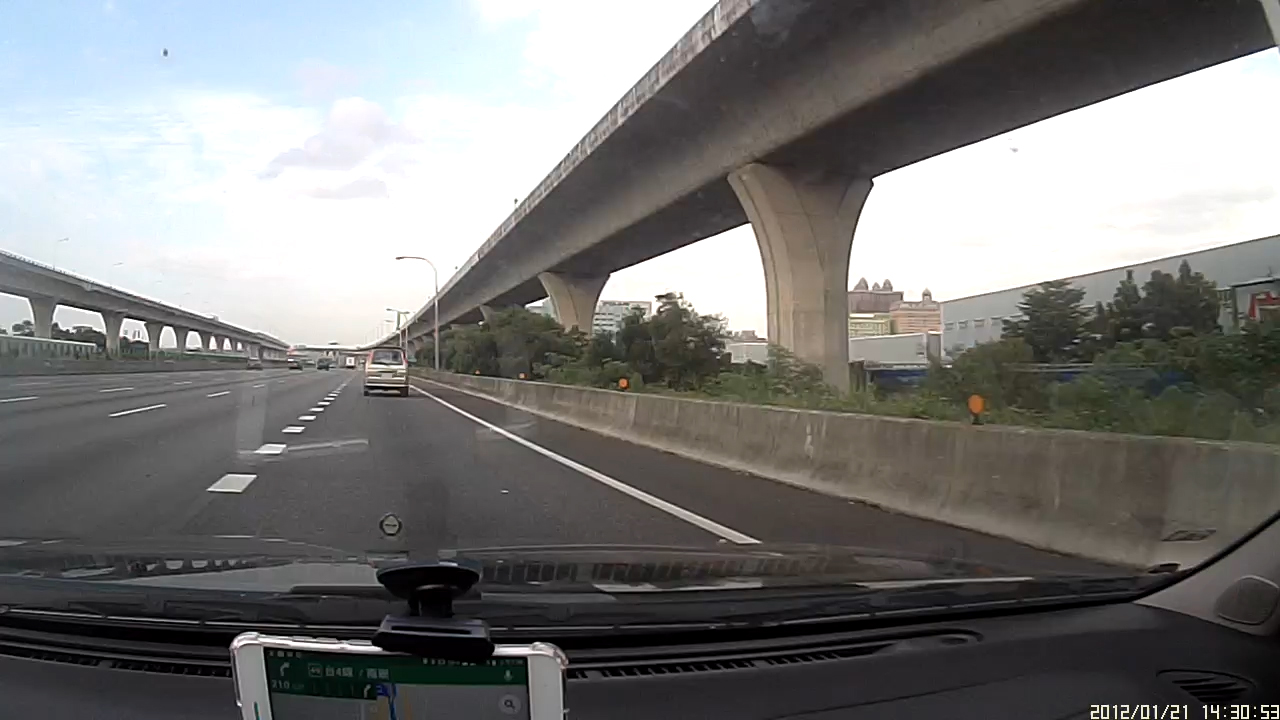
#> input picture VISION/FT700/ch11/road.jpg, 1280 x 720 px
$ python 11-6.py
#> lines starting #> are read from the running program, lines starting #| are printed output that depends on the picture; after the words box and inside, x2 and y2 are one past the last pixel; in counts of white or black regions, pixels touching at a corner belong together
### VISION/FT700/ch11/autocar_module.py
import cv2
import numpy as np

def get_edge(img):
    gray = cv2.cvtColor(img, cv2.COLOR_BGR2GRAY)    # 灰階處理
    blur = cv2.GaussianBlur(gray, (13, 13), 0)        # 高斯模糊
    canny = cv2.Canny(blur, 50, 150)                # 邊緣偵測
    return canny

def get_roi(img):
    mask = np.zeros_like(img)          # 全黑遮罩
    points = np.array([[[146, 539],     # 建立多邊形座標
                        [781, 539],
                        [515, 417],
                        [296, 397]]])
    cv2.fillPoly(mask, points, 255)    # 多邊三角形
    roi = cv2.bitwise_and(img, mask)
    return roi

def draw_lines(img, lines):                 # 建立自訂函式
    for line in lines:
        points = line.reshape(4,)       # 降成一維 shape = (4,)
        x1, y1, x2, y2 = points         # 取出直線座標
        cv2.line(img,                   # 繪製直線
                 (x1, y1), (x2, y2),
                 (0, 0, 255), 3)
    return img

# [36 lines left out: functions get_avglines, get_sublines, not called in this run]

### VISION/FT700/ch11/11-6.py
import cv2
import autocar_module as m
import numpy as np

def get_avglines(lines):
    if lines is None:                   # 如果有找到線段
        print('偵測不到直線線段')
        return None
    #-----↓先依斜率分到左組或右組↓
    lefts = []
    rights = []
    for line in lines:
        points = line.reshape(4,)
        x1, y1, x2, y2 = points
        slope, b = np.polyfit((x1, x2), (y1, y2), 1)  # y = slope*x + b
        # print(f'y = {slope} x + {b}')  #若有需要可將斜率與截距印出
        if slope > 0:   # 斜率 > 0, 右邊的直線函數
            rights.append([slope, b])  # 以 list 存入
        else:       # 斜率 < 0, 左邊的直線函數
            lefts.append([slope, b])  # 以 list 存入

    #-----↓再計算左組與右組的平圴線↓
    if rights and lefts:     # 必須同時有左右兩邊的直線函數
        right_avg = np.average(rights, axis=0)    # 取得右邊的平均直線
        left_avg = np.average(lefts, axis=0)      # 取得左邊的平均直線
        return np.array([right_avg, left_avg])
    else:
        print('無法同時偵測到左右邊緣')
        return None

def get_sublines(img, avglines):
	sublines = []					# 用於儲存線段座標
	for line in avglines:		# 一一取出所有直線函數
		slope, b = line		    # y = slope*x + b
		y1 = img.shape[0]		# 影像高度 (即影像的最底部位
		y2 = int(y1*(3/5))		# 取影像高度的 3/5 位置為線段
		x1 = int((y1 - b) / slope)	# x = (y-b/m), 取得線段 x 座標
		x2 = int((y2 - b) / slope)
		sublines.append([x1, y1, x2, y2])	# 座標存入串列中
	return np.array(sublines)		# 將串列轉為陣列回傳

#-------------------------------------------------------------#
img = cv2.imread('road.jpg')            # 讀取圖片
#> img is the input picture: shape (720, 1280, 3); mean B, G, R 121.2, 122.3, 122.5
edge = m.get_edge(img)                  # 邊緣偵測
#> in get_edge, `blur = cv2.GaussianBlur(gray, (13, 13), 0)`:
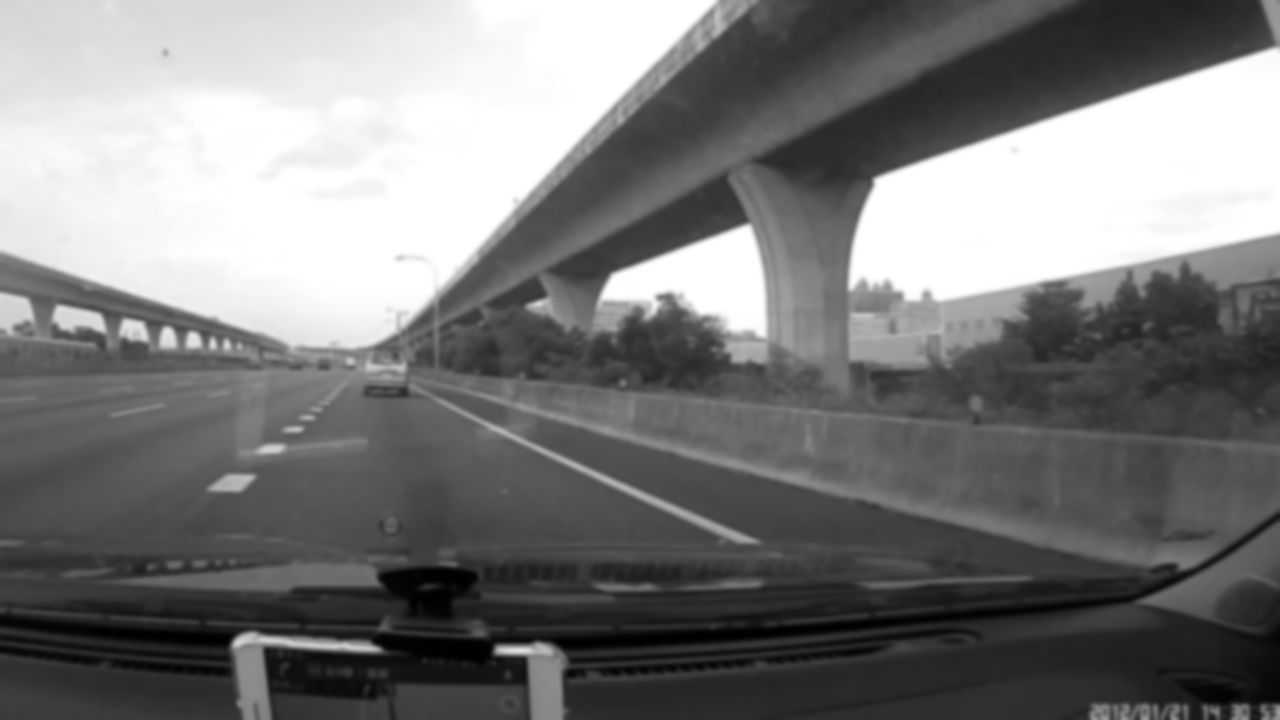
#> blur: shape (720, 1280); min 0, max 255, mean 122.3
#> in get_edge, `canny = cv2.Canny(blur, 50, 150)`:
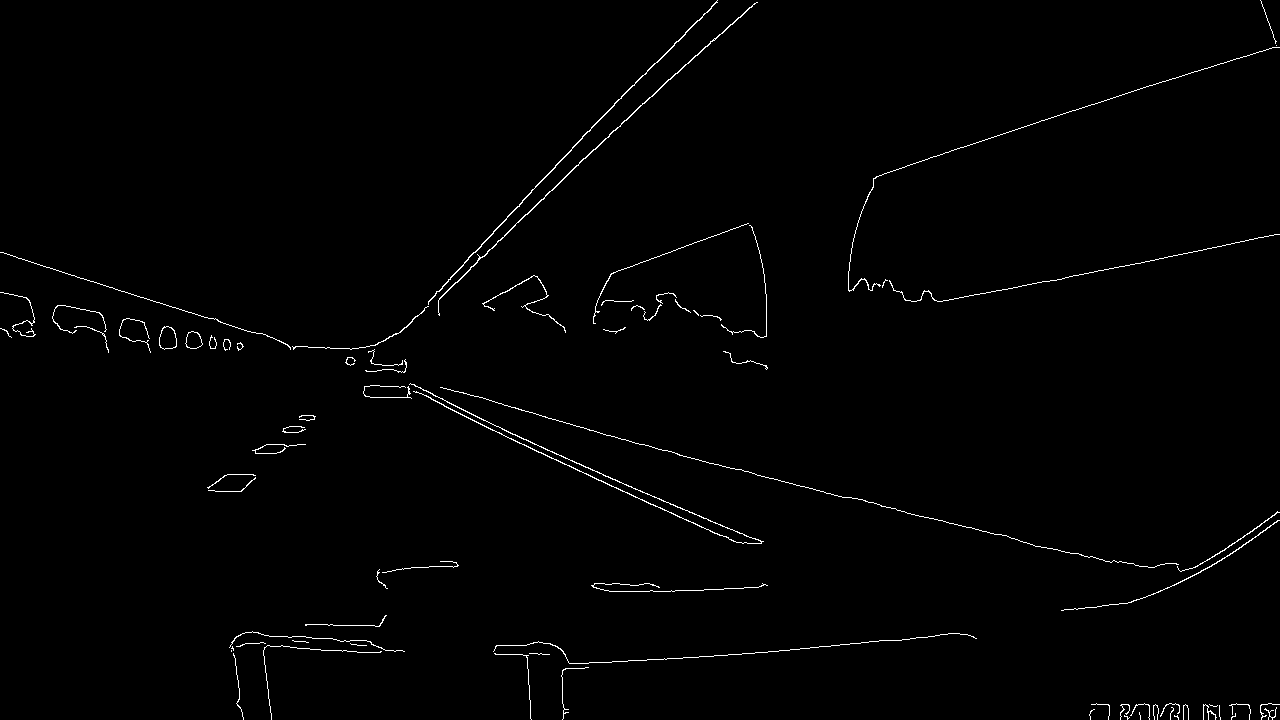
#> canny: shape (720, 1280); 1% white in thin lines or dots
roi = m.get_roi(edge)                   # 取得 ROI
#> in get_roi, `cv2.fillPoly(mask, points, 255)`: mask: shape (720, 1280); 6.1% white; 1 white region, box (x1, y1, x2, y2) and area: (146, 397, 782, 540) 56420
#> in get_roi, `roi = cv2.bitwise_and(img, mask)`:
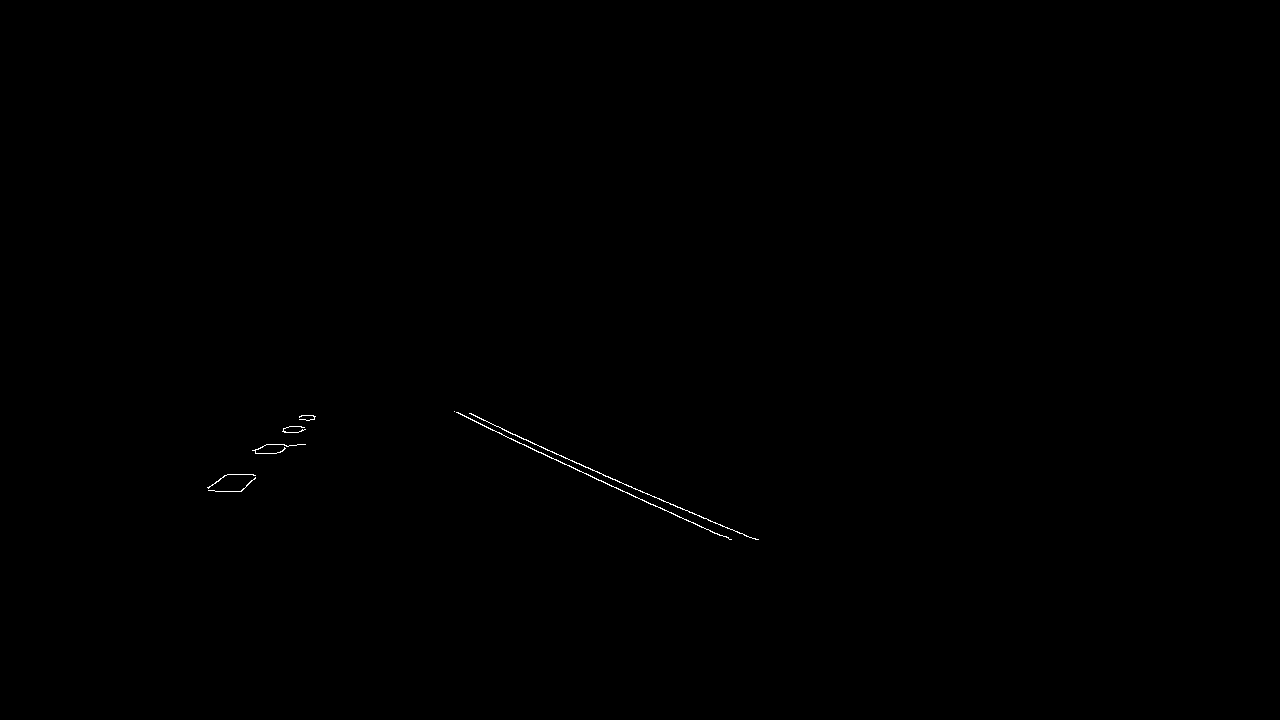
#> roi: shape (720, 1280); 0.12% white in thin lines or dots, all inside (x1, y1, x2, y2) = (207, 411, 759, 540)
lines = cv2.HoughLinesP(image=roi,      # Hough 轉換取得線段座標陣列
                        rho=3,
                        theta=np.pi/180,
                        threshold=60,
                        minLineLength=40,
                        maxLineGap=50)
#> lines = [[556, 454, 756, 539], [511, 439, 590, 475], [470, 413, 547, 450], [454, 411, 719, 535], [208, 488, 302, 415], [490, 429, 655, 506], [238, 491, 315, 416]]
avglines = get_avglines(lines)          # 取得左右 2 條平均線方程式
#> the loop in get_avglines, `for line in lines:` made 7 passes
#> (x1, y1, x2, y2, slope, b) on passes 1 to 7: (556, 454, 756, 539, 0.425, 217.7), (511, 439, 590, 475, 0.456, 206.1), (470, 413, 547, 450, 0.481, 187.2), (454, 411, 719, 535, 0.468, 198.6), (208, 488, 302, 415, -0.777, 649.5), (490, 429, 655, 506, 0.467, 200.3), (238, 491, 315, 416, -0.974, 722.8)
#> after the loop in get_avglines, `for line in lines:`: lefts = [[-0.777, 649.5], [-0.974, 722.8]]; rights = [[0.425, 217.7], [0.456, 206.1], [0.481, 187.2], [0.468, 198.6], [0.467, 200.3]]
#> in get_avglines, `right_avg = np.average(rights, axis=0)`: right_avg = [0.459, 202]
#> in get_avglines, `left_avg = np.average(lefts, axis=0)`: left_avg = [-0.875, 686.2]
#> avglines = [[0.459, 202], [-0.875, 686.2]]
if avglines is not None:
    lines = get_sublines(img, avglines) # 取得要畫出的左右 2 條線段
#> the loop in get_sublines, `for line in avglines:` made 2 passes
#> (slope, b, y1, y2, x1, x2) on passes 1 to 2: (0.459, 202, 720, 432, 1128, 500), (-0.875, 686.2, 720, 432, -38, 290)
#> after the loop in get_sublines, `for line in avglines:`: sublines = [[1128, 720, 500, 432], [-38, 720, 290, 432]]
#> lines = [[1128, 720, 500, 432], [-38, 720, 290, 432]]
    img = m.draw_lines(img, lines)      # 畫出線段
#> the loop in draw_lines, `for line in lines:` made 2 passes
#> after the loop in draw_lines, `for line in lines:`:
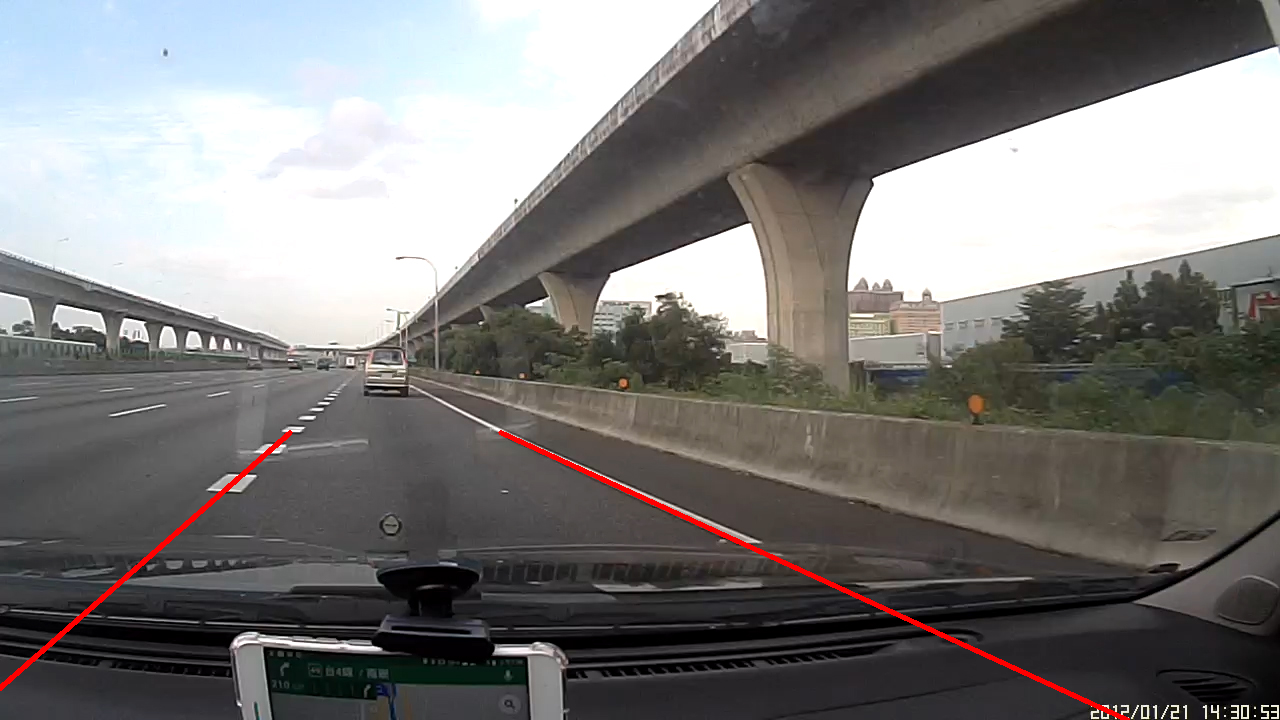
#> img: shape (720, 1280, 3); 0.61% of pixels changed, all inside (x1, y1, x2, y2) = (0, 430, 1130, 720)
    cv2.imshow('Line', img)
    cv2.waitKey(0)
    cv2.destroyAllWindows()
